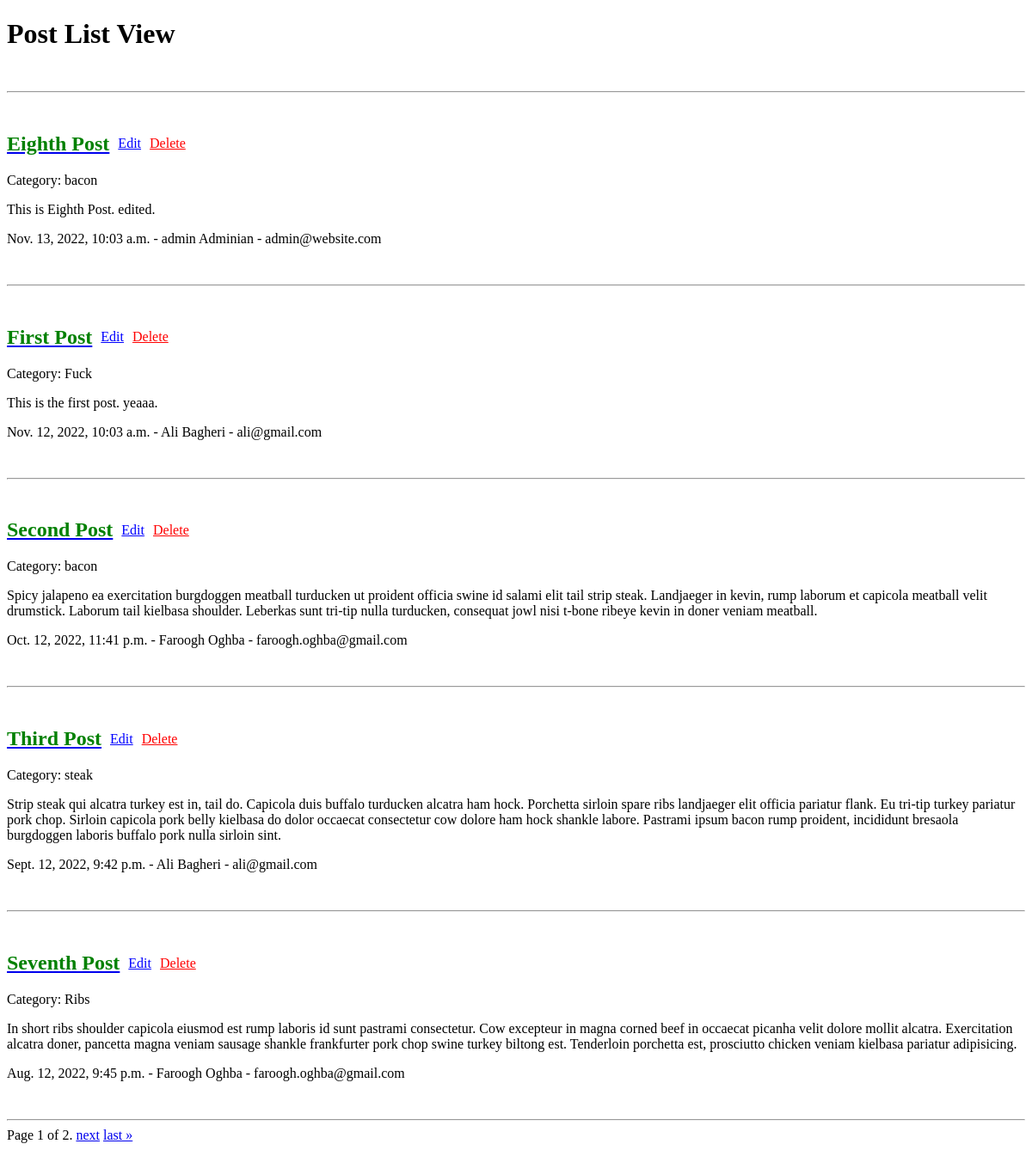
The app's page /blog/post/, older data.
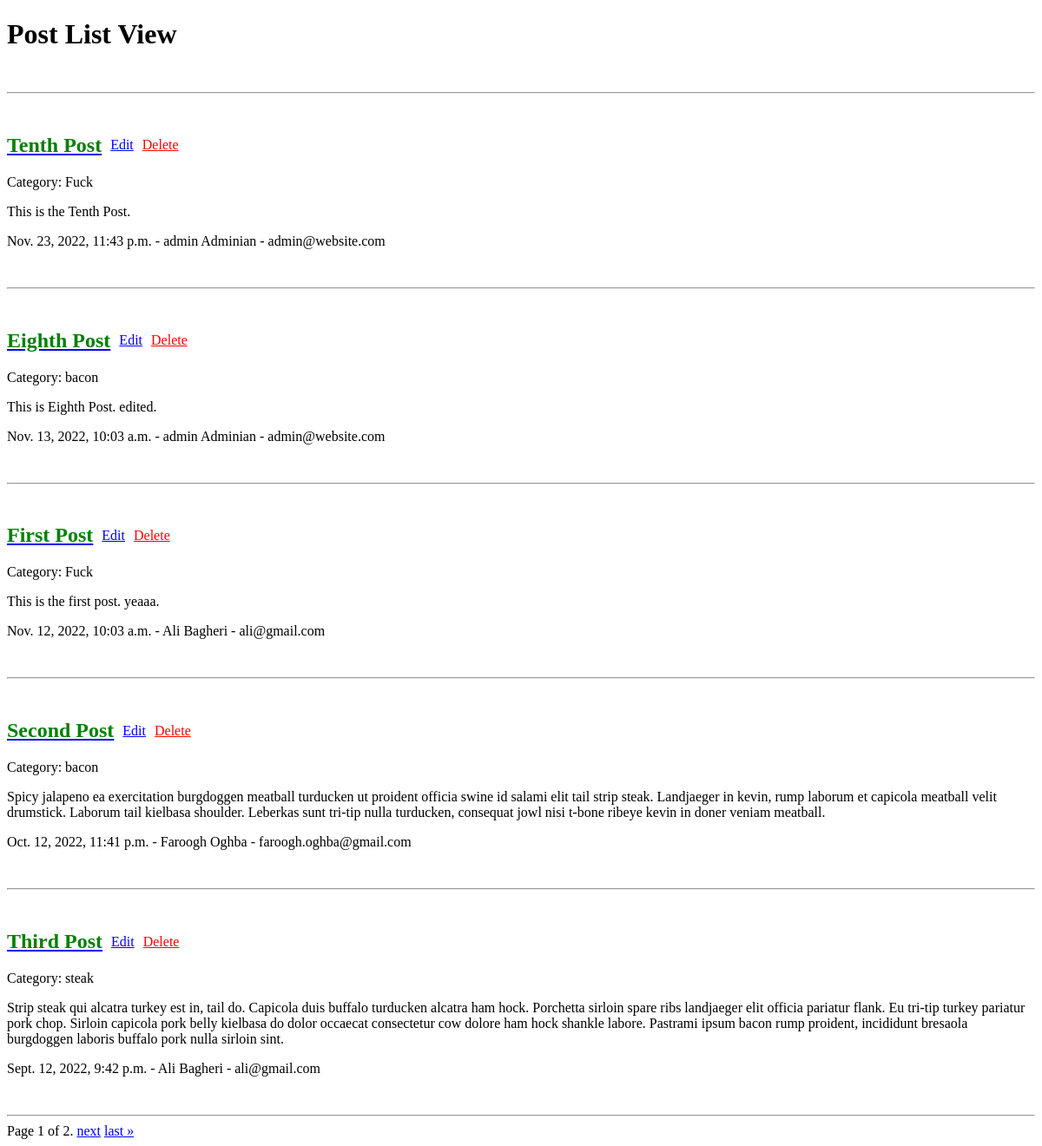
The same page, newer data.
### blog/models.py (models this page shows, shortened)
class Post(models.Model):
    title = models.CharField(max_length=255)
    author = models.ForeignKey('accounts.Profile', on_delete=models.CASCADE)
    image = models.ImageField(null=True, blank=True)
    content = models.TextField()
    category = models.ForeignKey(
        'Category', on_delete=models.SET_NULL, null=True
    )
    status = models.BooleanField(default=False)
    published_date = models.DateTimeField()
    created_date = models.DateTimeField(auto_now_add=True)
    updated_date = models.DateTimeField(auto_now=True)

class Category(models.Model):
    name = models.CharField(max_length=255)
    def __str__(self):
        return self.name

### accounts/models/profiles.py (models this page shows)
class Profile(models.Model):
    user = models.ForeignKey(User, on_delete=models.CASCADE)
    first_name = models.CharField(max_length=255)
    last_name = models.CharField(max_length=255)
    image = models.ImageField(null=True, blank=True)
    description = models.TextField()
    created_date = models.DateTimeField(auto_now_add=True)
    update_date = models.DateTimeField(auto_now=True)
    def __str__(self):
        return self.user.email

### accounts/models/users.py (models this page shows, shortened)
class User(AbstractBaseUser, PermissionsMixin):
    email = models.EmailField(max_length=255, unique=True)
    is_staff = models.BooleanField(default=False)
    is_superuser = models.BooleanField(default=False)
    is_active = models.BooleanField(default=True)
    is_verified = models.BooleanField(default=False)
    created_date = models.DateTimeField(auto_now_add=True)
    updated_date = models.DateTimeField(auto_now=True)
    USERNAME_FIELD = 'email'
    objects = UserManager()

### blog/views.py (the view)
class PostListView(ListView):
    model = Post
    context_object_name = 'posts'
    ordering = '-published_date'
    paginate_by = 5

### blog/templates/blog/post_list.html (shortened to what this page needs)
<!DOCTYPE html>
<html lang="en">
<head>
</head>
<body>
    <h1>Post List View</h1>
    <br>
    <hr>
    {% for post in posts %}
        <br>
        <span style="align-items: center; display:flex;">
            <a href="{% url 'blog:post-detail' post_id=post.id %}">
                <h2 style="color: green;">{{ post.title }}</h2>
            </a>
            <a href="{% url 'blog:post-edit' post_id=post.id %}" style="color: blue; margin-left:10px;">Edit</a>
            <a href="{% url 'blog:post-delete' post_id=post.id %}" style="color: red; margin-left:10px;">Delete</a>
        </span>
        <div>
            Category: {{ post.category }}
            <p>
                {{ post.content }}
            </p>
            {{ post.published_date }} -
            {{ post.author.first_name }} {{ post.author.last_name }} -
            {{ post.author }}
            <br>
        </div>
        <br>
        <br>
        <hr>
    {% endfor %}
    <div class="pagination">
        <span class="step-links">
            <span class="current">
                Page {{ page_obj.number }} of {{ page_obj.paginator.num_pages }}.
            </span>
            {% if page_obj.has_next %}
                <a href="?page={{ page_obj.next_page_number }}">next</a>
                <a href="?page={{ page_obj.paginator.num_pages }}">last &raquo;</a>
            {% endif %}
        </span>
    </div>
</body>
</html>

Row changes from the older to the newer data that the page shows:
no longer on this page (row edited): Post: title "Seventh Post", category "Ribs", content "In short ribs shoulder capicola eiusmod est rump laboris id sunt pastrami consectetur. Cow excepteur in magna corned beef in occaecat picanha velit dolore mollit alcatra. Exercitation alcatra doner, pancetta magna veniam sausage shankle frankfurter pork chop swine turkey biltong est. Tenderloin porchetta est, prosciutto chicken veniam kielbasa pariatur adipisicing.", published_date "Aug. 12, 2022, 9:45 p.m.", author.first_name "Faroogh", author.last_name "Oghba", author "faroogh.oghba@gmail.com"
added Post: title "Tenth Post", category "Fuck", content "This is the Tenth Post.", published_date "Nov. 23, 2022, 11:43 p.m.", author.first_name "admin", author.last_name "Adminian", author "admin@website.com"
